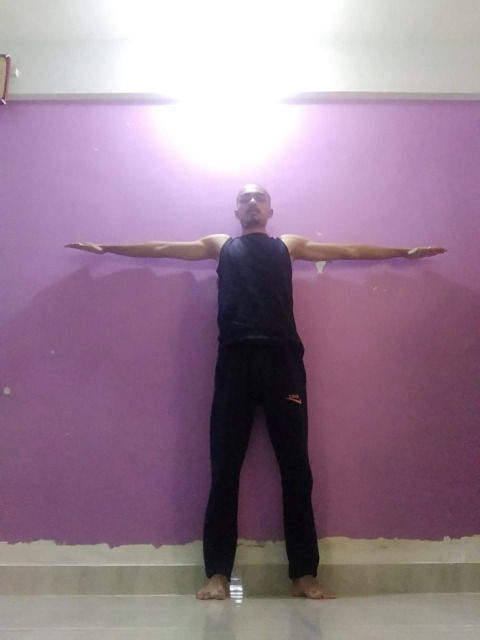
#> input picture yash_front.jpeg, 959 x 1280 px (shown at 1/2 size)
$ python Detect_Eye_Image.py
#> lines starting #> are read from the running program, lines starting #| are printed output that depends on the picture; after the words box and inside, x2 and y2 are one past the last pixel; in counts of white or black regions, pixels touching at a corner belong together
# [10 lines of commented-out code are left out]

import cv2 as cv

img = cv.imread('yash_front.jpeg')
#> img is the input picture: shape (1280, 959, 3); mean B, G, R 146.2, 128.1, 152.3
img = cv.resize(img, (500, 500))
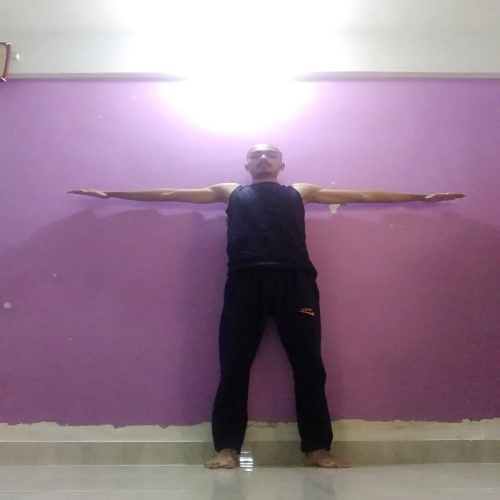
#> img: shape (500, 500, 3); mean B, G, R 146.1, 128, 152.2
gray = cv.cvtColor(img, cv.COLOR_BGR2GRAY)
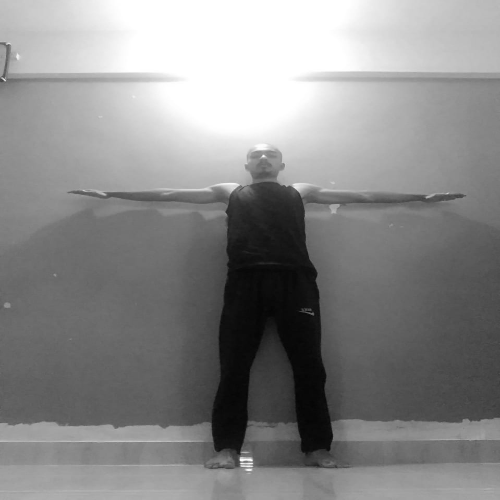
#> gray: shape (500, 500); min 5, max 255, mean 137.3
eye_cascade = cv.CascadeClassifier('haarcascade_upperbody.xml')
eyes = eye_cascade.detectMultiScale(gray, 1.01, 4)
#> eyes = [[32, 167, 98, 80], [194, 120, 141, 115], [124, 111, 260, 213]]
for x, y, w, h in eyes:
    cv.rectangle(img, (x, y), (x + w, y + h), (0, 255, 0), 3)
#> this loop made 3 passes
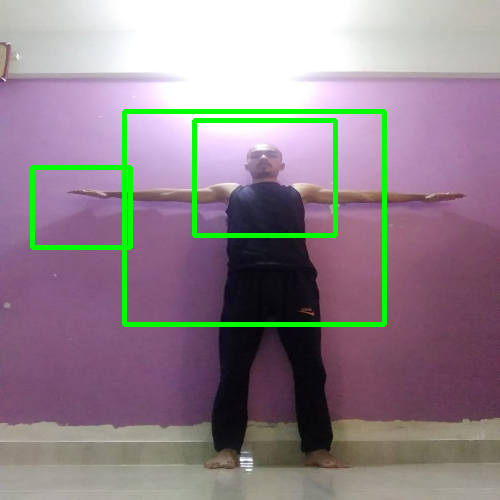
#> img: shape (500, 500, 3); 3.59% of pixels changed, all inside (x1, y1, x2, y2) = (30, 109, 387, 327)
cv.imshow('show', img)
cv.waitKey(0)
cv.destroyAllWindows()

$ run again, with yash_back.jpeg copied over yash_front.jpeg
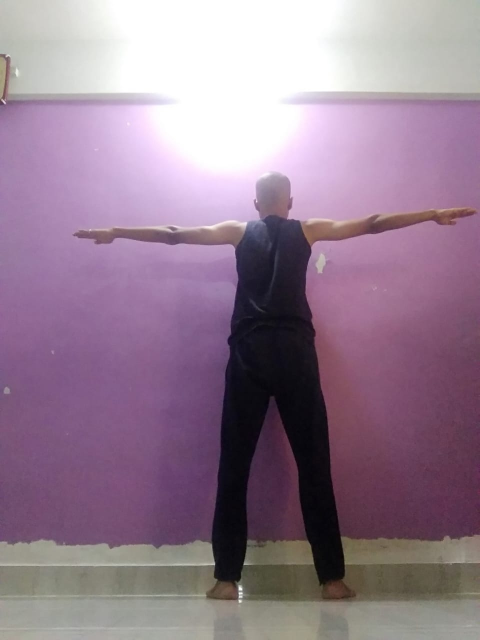
#> input picture yash_back.jpeg, 959 x 1280 px (shown at 1/2 size)
#> img is the input picture: shape (1280, 959, 3); mean B, G, R 145.5, 127, 149.5
#> `gray = cv.cvtColor(img, cv.COLOR_BGR2GRAY)`:
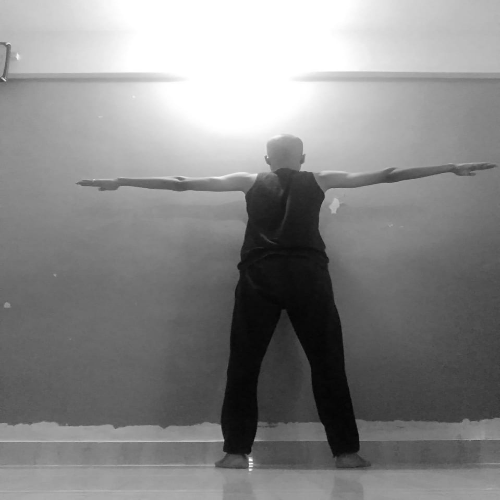
#> gray: shape (500, 500); min 4, max 255, mean 135.8
#> eyes = [[206, 102, 150, 123], [164, 134, 215, 176], [98, 71, 363, 297]]
#> the loop `for x, y, w, h in eyes:` made 3 passes
#> after the loop `for x, y, w, h in eyes:`:
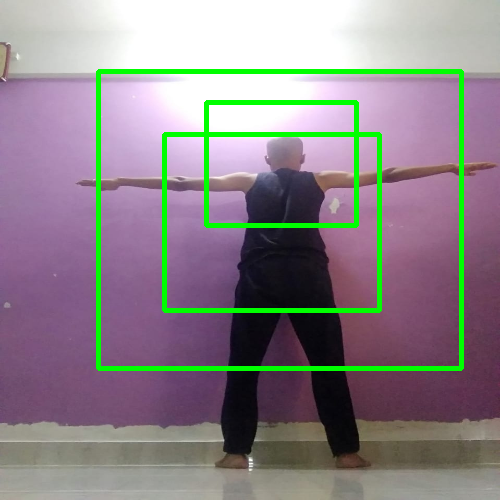
#> img: shape (500, 500, 3); mean B, G, R 137.1, 133.2, 140.9
